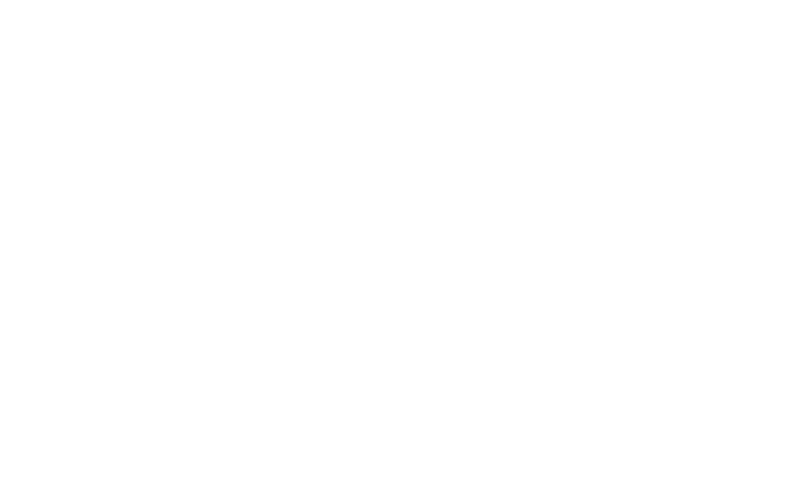
Frame 1 (no input)
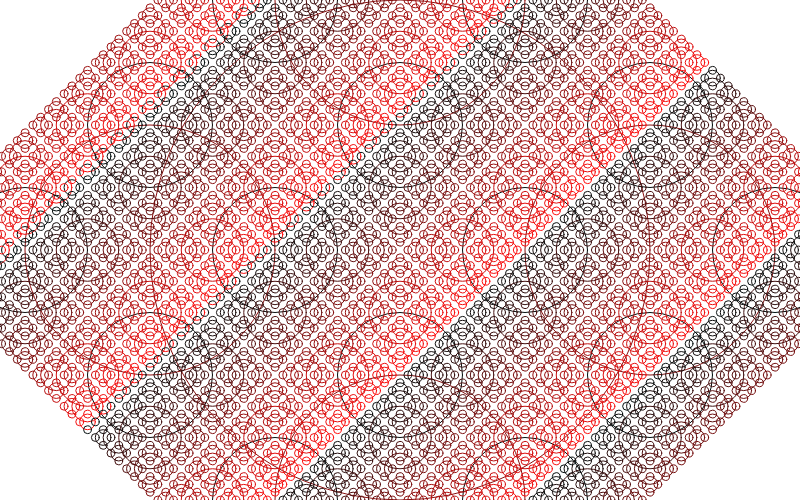
Frame 60 (no input)
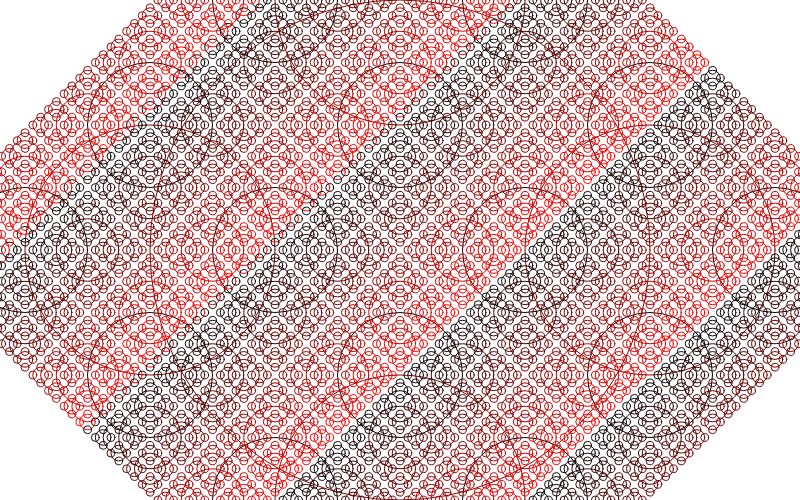
Frame 120 (the mouse pressed at the canvas centre since frame 60)

The p5.js sketch that drew these frames (run headless with seeded random() and noise() and a simulated clock; from frame 60 on, the mouse is pressed at the canvas centre):

// p5.js sketch
// ── sketch.js
// Maor Assayag
// Fractal shape
var d = 0;
var slider;
var prev;

var c;
function setup() {
    createCanvas (800,500);
    slider = createSlider(200,2000,500);
}

function draw() {
    background(255);
    c = random(255);
    drawCircle(width/2, height/2, d);
    if (slider.value()!=prev){
        d = slider.value();
        prev = d;
    }
}
 
function drawCircle(x, y, d) {
    noFill();
    stroke((x+y)&255,float(c)/10,float(c)/10);
    ellipse(x, y, d, d);
    if (d > 10){
        drawCircle(x+d/2, y,     d/2);
        drawCircle(x-d/2, y,     d/2);
        drawCircle(x,     y-d/2, d/2);
        drawCircle(x,     y+d/2, d/2);
    }
}
